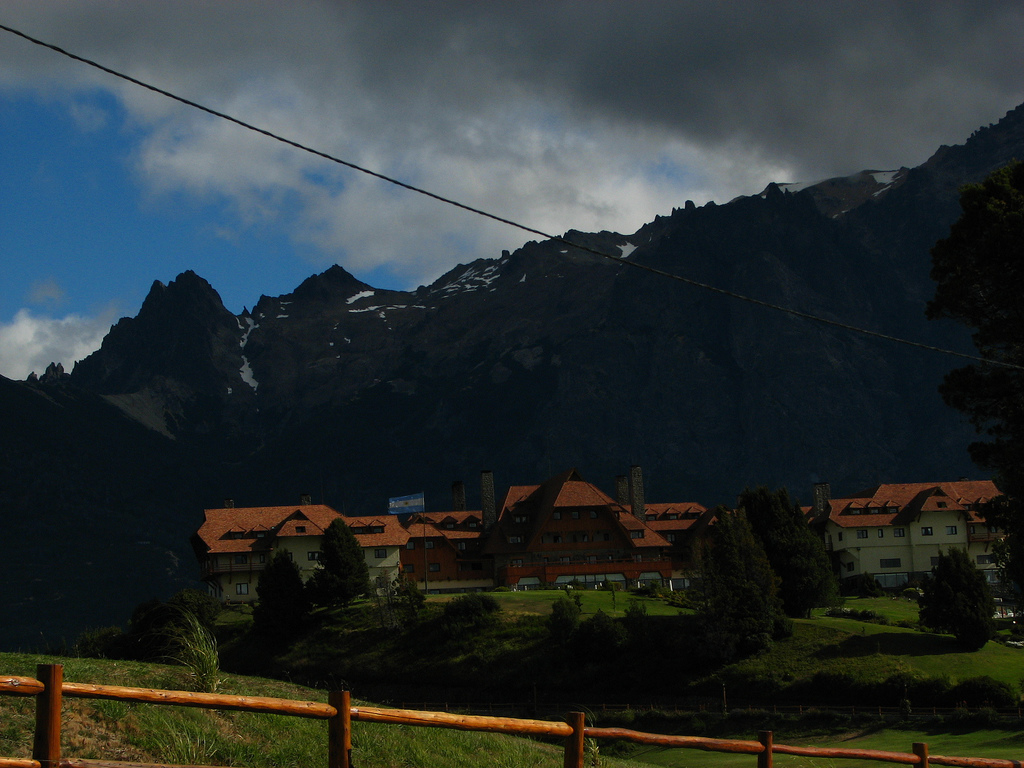
%> input picture Vision_por_computador/Practica3/p3_imagenes/paisaje.jpg, 1024 x 768 px
$ octave ejercicio5_5.m   (GNU Octave 9; MATLAB toolbox functions it lacks are replaced by stand-ins)
%> lines starting %> are read from the running program, lines starting %| are printed output that depends on the picture
%%%%%%%%%%%%%%%%%%%%%%%%%%%%%%%%%%%%%%%%%%%%%%%%%%%%%%%%%%%%%%%%%%%%%%%%%%
% Archivo: ejercicio5_5
% Pr醕tica 3 - Ejercicio 5.5
% Autor: Nicol醩 Cubero
% Asignatura: Visi髇 por Computador
%%%%%%%%%%%%%%%%%%%%%%%%%%%%%%%%%%%%%%%%%%%%%%%%%%%%%%%%%%%%%%%%%%%%%%%%%%
clc; clear;

% 4.Aplica distintas t閏nicas de mejora de contraste sobre la imagen
% siguiente y compara los resultados

% Cargar la imagen
img = imread('p3_imagenes/paisaje.jpg');
%> img is the input picture: size 768x1024x3 uint8; mean R, G, B 42.1, 49.9, 51.1

% Convertir la imagen al espacio HSV
imgHSV = rgb2hsv(img);
%> imgHSV: size 768x1024x3 double; mean H, S, V 0.423, 0.434, 0.23

% Representaci髇 de los histogramas de cada banda RGB y cada banda HSV
figure,
subplot(2,3,1), imhist(img(:,:,1)), title('Histograma banda roja'),
subplot(2,3,2), imhist(img(:,:,2)), title('Histograma banda verde'),
subplot(2,3,3), imhist(img(:,:,3)), title('Histograma banda azul'),

subplot(2,3,4), imhist(imgHSV(:,:,1)), title('Histograma banda Hue'),
subplot(2,3,5), imhist(imgHSV(:,:,2)), title('Histograma banda Saturation'),
subplot(2,3,6), imhist(imgHSV(:,:,3)), title('Histograma banda Value');
%> after `title('Histograma banda Value')`:
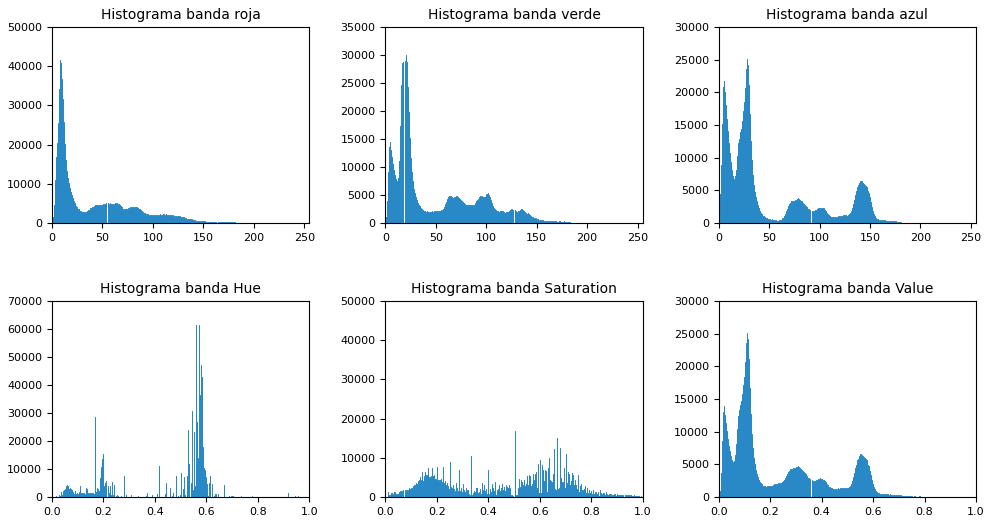
%> figure redrawn from the program's plot data, 6 panels; panel 1: highest point at x = 8, y = 41606; panel 2: highest point at x = 20, y = 30070; panel 3: highest point at x = 28, y = 25146; panel 4: highest point at x = 0.573, y = 61469

%%

% Mejoras propuestas

% 1. Ajuste simple de cada banda RGB
imgCh = img;
imgCh(:,:,1) = imadjust(imgCh(:,:,1), stretchlim(imgCh(:,:,1)));
imgCh(:,:,2) = imadjust(imgCh(:,:,2), stretchlim(imgCh(:,:,2)));
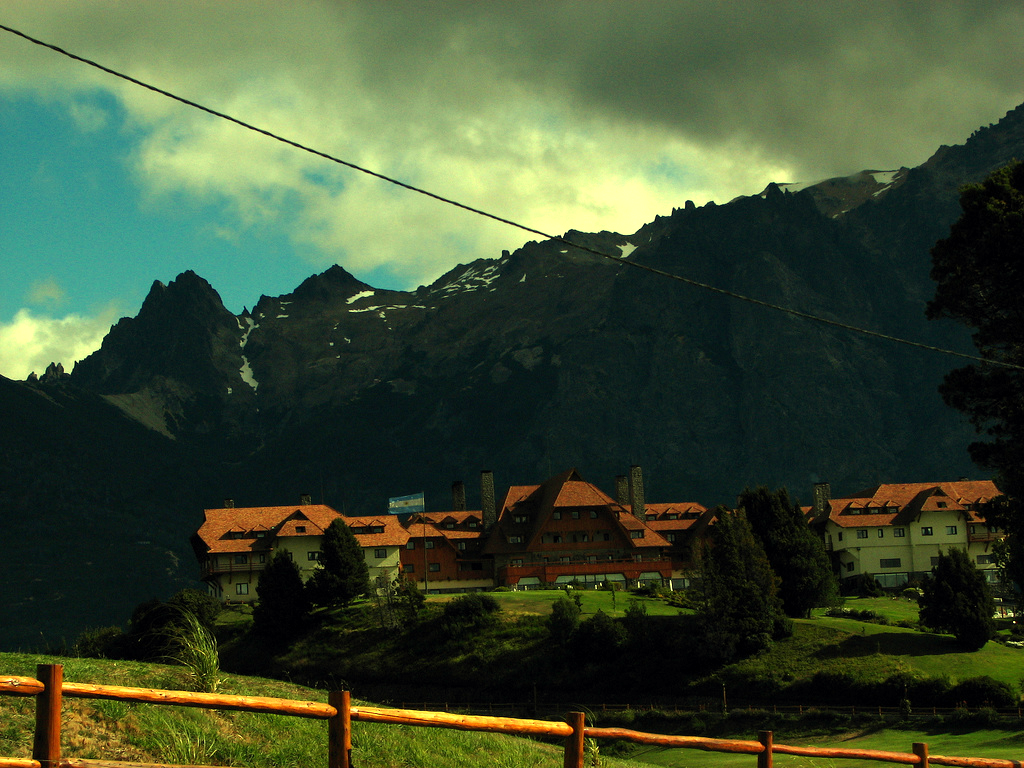
%> imgCh: size 768x1024x3 uint8; mean R, G, B 62.4, 77.9, 51.1
imgCh(:,:,3) = imadjust(imgCh(:,:,3), stretchlim(imgCh(:,:,3)));
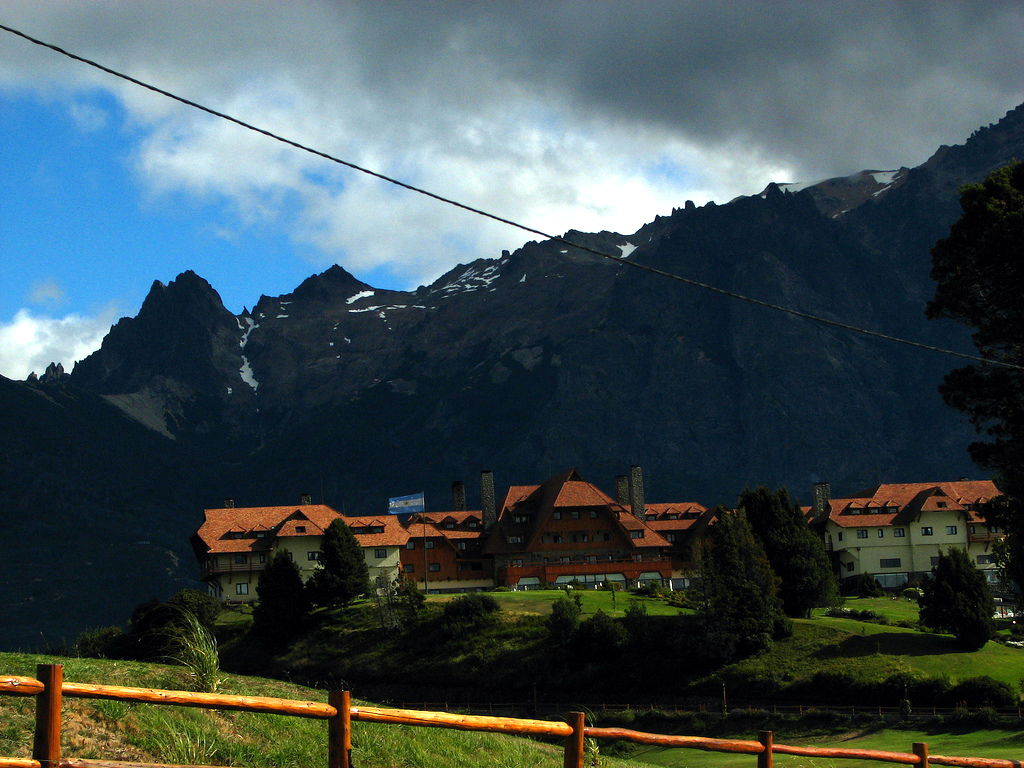
%> imgCh: size 768x1024x3 uint8; mean R, G, B 62.4, 77.9, 81.1

% 2. Ajuste simple del histograma de la banda Value del modelo HSV
imgAdjSimple = imgHSV;
imgAdjSimple(:,:,3) = imadjust(imgAdjSimple(:,:,3), stretchlim(imgAdjSimple(:,:,3)));
%> imgAdjSimple: size 768x1024x3 double; mean H, S, V 0.423, 0.434, 0.338
imgAdjSimple = hsv2rgb(imgAdjSimple);

% 3. Ajuste con correci髇 gamma del histograma de la banda Value del modelo HSV
imgAdjGamma = imgHSV;
imgAdjGamma(:,:,3) = imadjust(imgAdjGamma(:,:,3), [min(min(imgAdjGamma(:,:,3))), max(max(imgAdjGamma(:,:,3)))], [0,1], 0.35);
%> imgAdjGamma: size 768x1024x3 double; mean H, S, V 0.423, 0.434, 0.547
imgAdjGamma= hsv2rgb(imgAdjGamma);
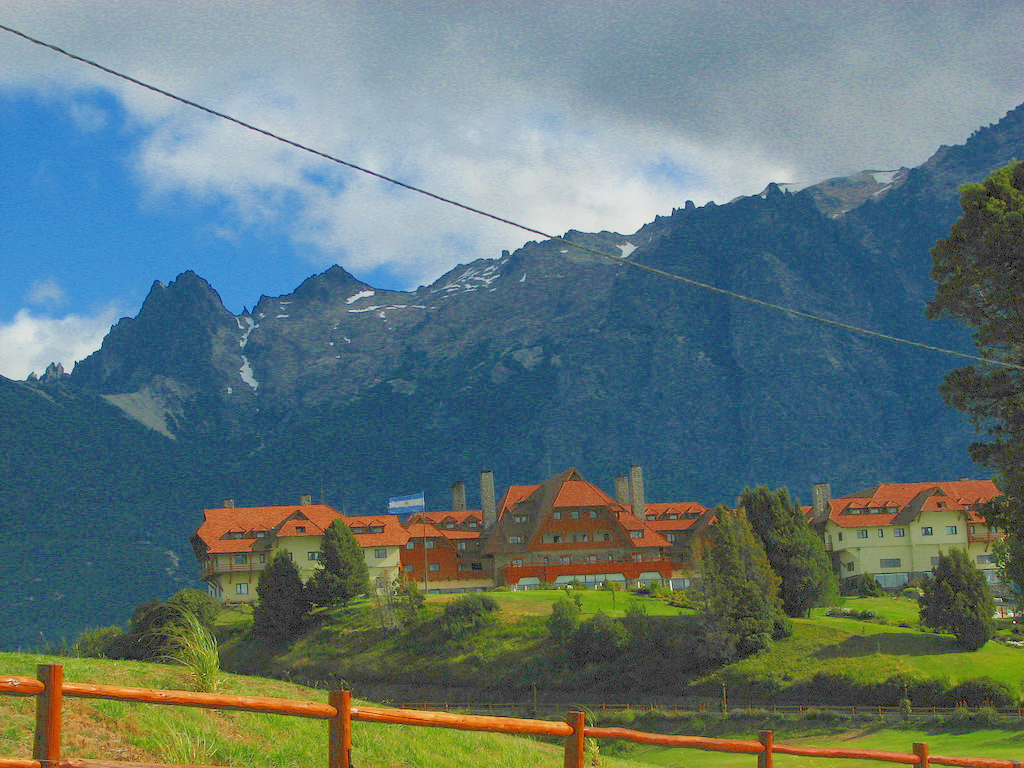
%> imgAdjGamma: size 768x1024x3 double; mean R, G, B 0.383, 0.466, 0.467

% 4. Ecualizaci髇 simple de la banda Value del modelo HSV
imgEqSimple = imgHSV;
imgEqSimple(:,:,3) = histeq(imgEqSimple(:,:,3));
%> imgEqSimple: size 768x1024x3 double; mean H, S, V 0.423, 0.434, 0.498
imgEqSimple = hsv2rgb(imgEqSimple);
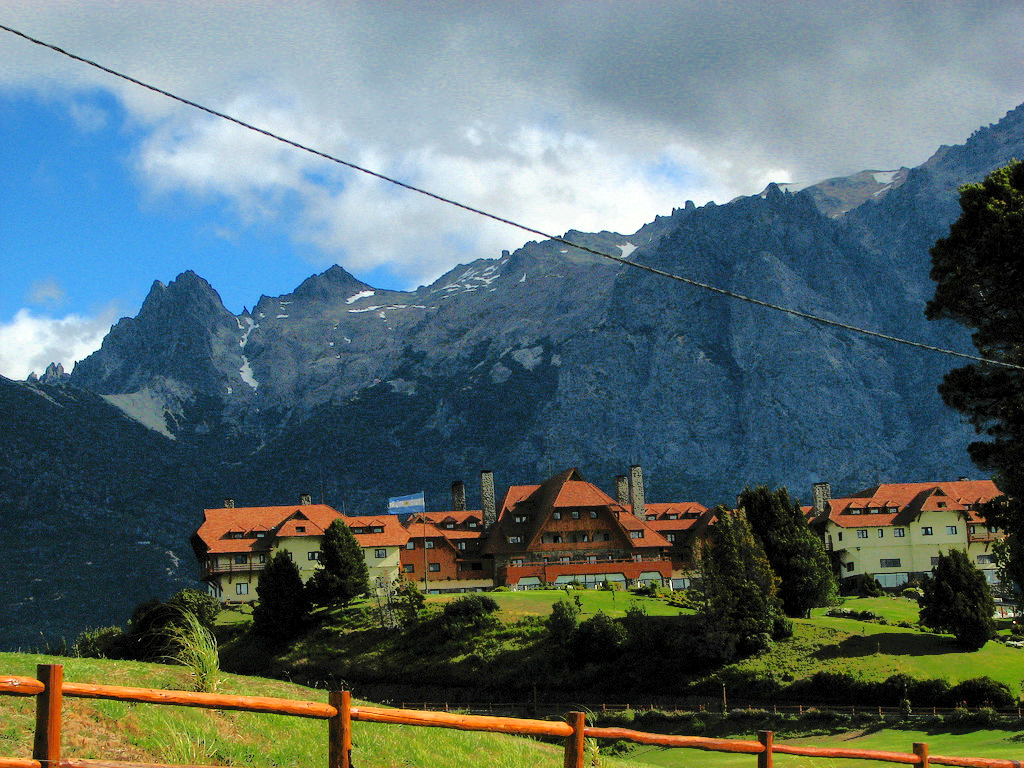
%> imgEqSimple: size 768x1024x3 double; mean R, G, B 0.349, 0.421, 0.428

% 5. Ecualizaci髇 adaptativa de la banda Value del modelo HSV
imgEqAdapt = imgHSV;
imgEqAdapt(:,:,3) = adapthisteq(imgEqAdapt(:,:,3));
%> imgEqAdapt: size 768x1024x3 double; mean H, S, V 0.423, 0.434, 0.302
imgEqAdapt = hsv2rgb(imgEqAdapt);
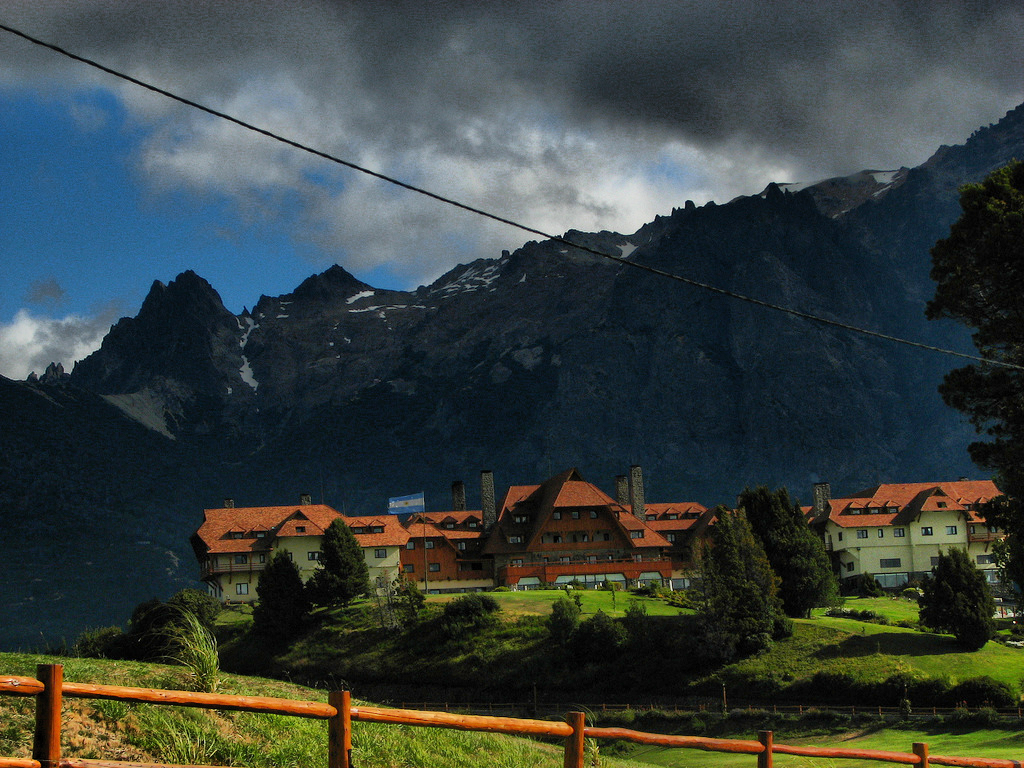
%> imgEqAdapt: size 768x1024x3 double; mean R, G, B 0.22, 0.256, 0.247

% Visualizar los resultados
figure,
subplot(2,3,1),imshow(img), title('Imagen original'),
subplot(2,3,2),imshow(imgCh), title('Imagen con mejora en cada banda'),
subplot(2,3,3),imshow(imgAdjSimple), title('Ajuste simple'),
subplot(2,3,4),imshow(imgAdjGamma), title('Ajuste con correci髇 gamma'),
subplot(2,3,5),imshow(imgEqSimple), title('Equalizaci髇 simple'),
subplot(2,3,6),imshow(imgEqAdapt), title('Equalizaci髇 adaptativa');

% An醠isis de resultados
%
% La trasnformaci髇 que mejor permite disminuir los fuertes tonos oscuros
% presentes en la imagen original y que permite una visualizaci髇 y
% distinci髇 clara de los objetos presentes en la imagen es la
% transformaci髇 con ajuste simple sobre la banda Value del espacio HSV con
% correci髇 gamma.
%
% No obstante, esta transformaci髇 a pesar de haber
% logrado una distinci髇 y visualizaci髇 clara de todos los elementos de la
% imagen, presenta el inconveniente de a馻dir cierta artificialidad en los
% colores de la misma.
%
% Otras transformaciones que tambi閚 permitir韆n mejorar la visualizaci髇
% y distinci髇 de los colores sin a馻dir colores que resulten artificiales,
% son las transformaciones por ecualizaci髇 simple y ecualizaci髇
% adaptativa ajustada al contraste sobre la banda Value del modelo de color
% HSV, sin embargo, estas transformaciones presentan el inconveniente de
% que siguen preservando los tonos oscuros fuertes de la imagen original en
% la imagen resultante.

$ run again, with Vision_por_computador/Practica3/p3_imagenes/danza.ppm saved as Vision_por_computador/Practica3/p3_imagenes/paisaje.jpg
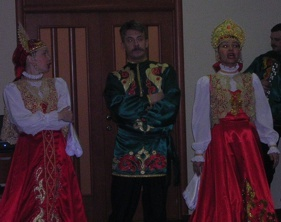
%> input picture Vision_por_computador/Practica3/p3_imagenes/danza.ppm, 281 x 222 px
%> img is the input picture: size 222x281x3 uint8; mean R, G, B 56.8, 37.2, 43.9
%> imgHSV: size 222x281x3 double; mean H, S, V 0.675, 0.409, 0.237
%> `imgEqSimple = hsv2rgb(imgEqSimple);`:
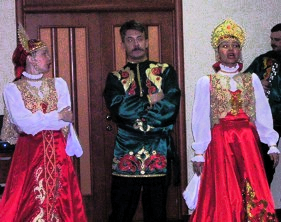
%> imgEqSimple: size 222x281x3 double; mean R, G, B 0.471, 0.305, 0.359
%> `imgEqAdapt = hsv2rgb(imgEqAdapt);`:
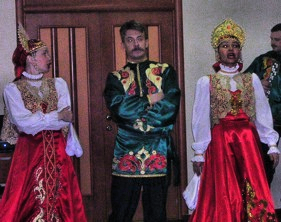
%> imgEqAdapt: size 222x281x3 double; mean R, G, B 0.391, 0.26, 0.305
